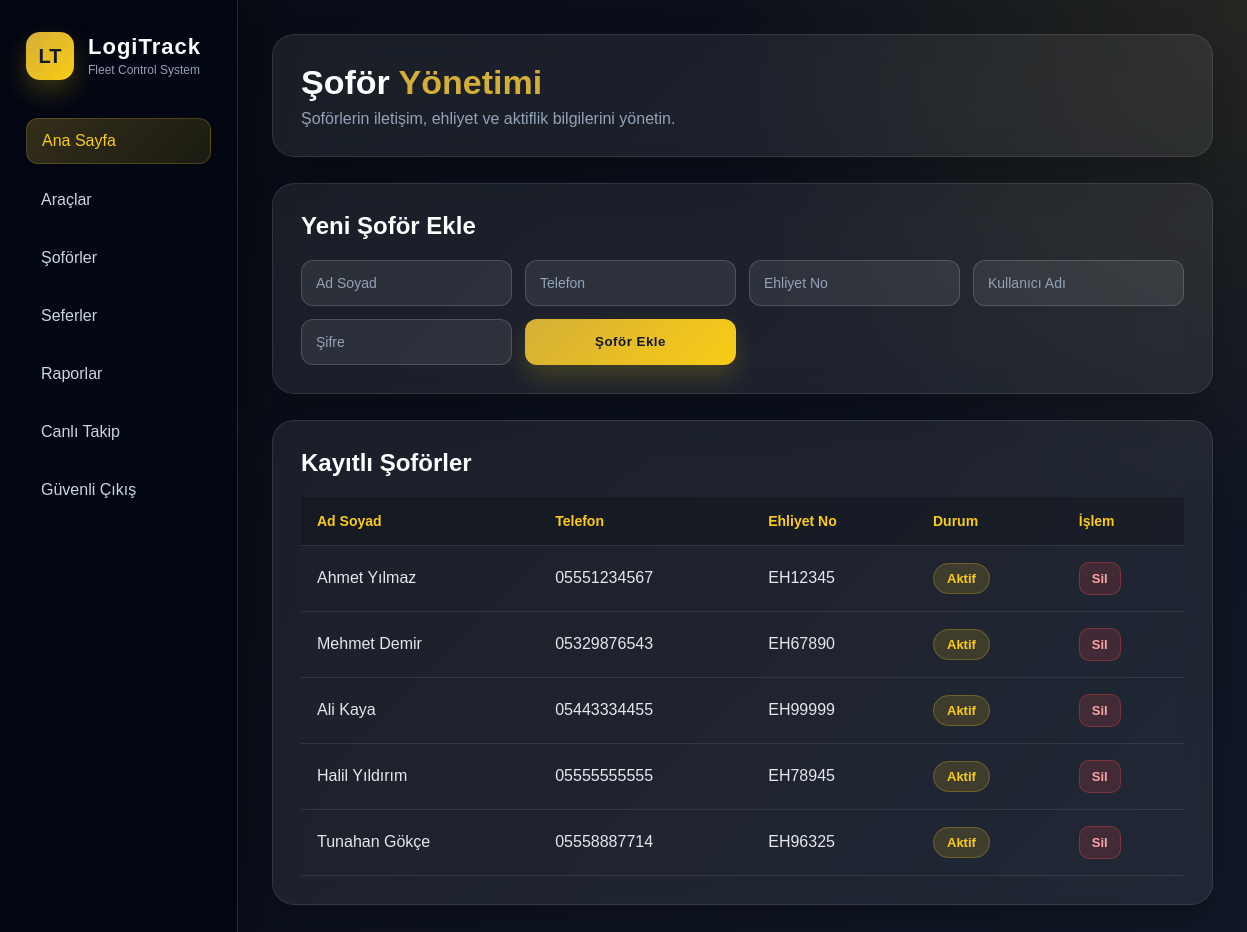
Screenshot of /soforler/ (signed in) with the database file from the repository.
### lojistik/models.py (models this page shows, shortened)
class Sofor(models.Model):
    user = models.OneToOneField(
        User,
        on_delete=models.CASCADE,
        null=True,
        blank=True
    )
    ad_soyad = models.CharField(max_length=100)
    telefon = models.CharField(max_length=20)
    ehliyet_no = models.CharField(max_length=30)

### lojistik/views.py (the view, shortened to what this page needs)
# urls.py: path('soforler/', views.soforler, name='soforler'),
@login_required
def soforler(request):
    if kullanici_sofor_mu(request):
        return redirect('/sofor-panel/')
    hata = ""
    return render(request, 'soforler.html', {
        'soforler': Sofor.objects.all(),
        'hata': hata
    })

### lojistik/views.py (called while the page is built)
def kullanici_sofor_mu(request):
    return Sofor.objects.filter(user=request.user).exists()

### lojistik/templates/soforler.html (shortened to what this page needs)
<!DOCTYPE html>
<html lang="tr">
<head>
</head>
<body>
<div class="container">
    <div class="sidebar">
        <div class="brand">
            <div class="brand-logo">LT</div>
            <div class="brand-text">
                <strong>LogiTrack</strong>
                <span>Fleet Control System</span>
            </div>
        </div>
        <a href="/dashboard/" class="active">Ana Sayfa</a>
        <a href="/araclar/">Araçlar</a>
        <a href="/soforler/">Şoförler</a>
        <a href="/seferler/">Seferler</a>
        <a href="/raporlar/">Raporlar</a>
        <a href="/canli-takip/">Canlı Takip</a>
        <a href="/cikis/">Güvenli Çıkış</a>
    </div>
    <div class="main">
        <div class="topbar">
            <h1>Şoför <span>Yönetimi</span></h1>
            <p>Şoförlerin iletişim, ehliyet ve aktiflik bilgilerini yönetin.</p>
        </div>
        <div class="form-card">
            <h2>Yeni Şoför Ekle</h2>
            <form method="POST">
    <input type="text" name="ad_soyad" placeholder="Ad Soyad">
    <input type="text"
       name="telefon"
       placeholder="Telefon"
       maxlength="11"
       pattern="[0-9]{10,11}"
       title="Telefon numarası sadece rakamlardan oluşmalı ve 10-11 haneli olmalıdır.">
    <input type="text" name="ehliyet_no" placeholder="Ehliyet No">
    <input type="text"
           name="username"
           placeholder="Kullanıcı Adı">
    <input type="password"
           name="password"
           placeholder="Şifre">
    <button type="submit">Şoför Ekle</button>
</form>
        </div>
        <div class="table-card">
            <h2>Kayıtlı Şoförler</h2>
            <table>
                <thead>
                    <tr>
                        <th>Ad Soyad</th>
                        <th>Telefon</th>
                        <th>Ehliyet No</th>
                        <th>Durum</th>
                        <th>İşlem</th>
                    </tr>
                </thead>
                <tbody>
                    {% for sofor in soforler %}
                    <tr>
                        <td>{{ sofor.ad_soyad }}</td>
                        <td>{{ sofor.telefon }}</td>
                        <td>{{ sofor.ehliyet_no }}</td>
                        <td><span class="status">Aktif</span></td>
                        <td>
    <a class="delete-link"
       href="/sofor-sil/{{ sofor.id }}/">
       Sil
    </a>
</td>
                    </tr>
                    {% empty %}
                    <tr>
                        <td colspan="5">Henüz şoför kaydı yok.</td>
                    </tr>
                    {% endfor %}
                </tbody>
            </table>
        </div>
    </div>
</div>
</body>
</html>

### lojistik/templates/soforler.html (style rules this page uses)
* { box-sizing: border-box; }
body { margin: 0; font-family: Arial, sans-serif; background: #070b14; color: #e5e7eb; }
.container { display: flex; min-height: 100vh; background: radial-gradient(circle at top right, rgba(212,175,55,0.12), transparent 34%), linear-gradient(135deg, #070b14, #111827); }
.sidebar { width: 270px; background: rgba(3, 7, 18, 0.96); color: white; padding: 32px 26px; border-right: 1px solid rgba(212,175,55,0.22); box-shadow: 12px 0 35px rgba(0,0,0,0.35); }
.brand { display: flex; align-items: center; gap: 14px; margin-bottom: 38px; }
.brand-logo { width: 48px; height: 48px; border-radius: 14px; background: linear-gradient(135deg, #d4af37, #facc15); display: flex; align-items: center; justify-content: center; color: #111827; font-weight: 900; font-size: 20px; box-shadow: 0 12px 26px rgba(250,204,21,0.22); }
.brand-text strong { display: block; font-size: 22px; letter-spacing: 1px; }
.brand-text span { font-size: 12px; color: #94a3b8; }
.sidebar a { display: block; color: #cbd5e1; text-decoration: none; margin: 14px 0; padding: 13px 15px; border-radius: 12px; font-size: 16px; transition: 0.2s; }
.sidebar .active { background: linear-gradient(135deg, rgba(212,175,55,0.24), rgba(250,204,21,0.10)); color: #facc15; border: 1px solid rgba(212,175,55,0.25); }
.main { flex: 1; padding: 34px; }
.topbar, .form-card, .table-card { background: rgba(255,255,255,0.07); padding: 28px; border-radius: 22px; margin-bottom: 26px; border: 1px solid rgba(255,255,255,0.10); box-shadow: 0 18px 40px rgba(0,0,0,0.22); backdrop-filter: blur(14px); }
.topbar h1 { margin: 0; color: white; font-size: 34px; }
.topbar h1 span { color: #d4af37; }
.topbar p { margin: 8px 0 0; color: #94a3b8; }
.form-card h2, .table-card h2 { margin-top: 0; color: white; font-size: 24px; }
form { display: grid; grid-template-columns: repeat(4, 1fr); gap: 13px; }
input { padding: 14px; border: 1px solid rgba(255,255,255,0.16); border-radius: 12px; background: rgba(255,255,255,0.08); color: white; font-size: 14px; outline: none; }
input::placeholder { color: #94a3b8; }
button { padding: 14px; background: linear-gradient(135deg, #d4af37, #facc15); color: #111827; border: none; border-radius: 12px; font-weight: 900; cursor: pointer; letter-spacing: 0.5px; box-shadow: 0 12px 25px rgba(250,204,21,0.18); }
table { width: 100%; border-collapse: collapse; margin-top: 18px; }
th, td { padding: 16px; text-align: left; border-bottom: 1px solid rgba(255,255,255,0.09); }
th { color: #facc15; background: rgba(0,0,0,0.22); font-size: 14px; }
td { color: #e5e7eb; }
.status { padding: 7px 13px; border-radius: 20px; font-size: 13px; font-weight: bold; border: 1px solid rgba(250,204,21,0.26); background: rgba(250,204,21,0.14); color: #facc15; }
.delete-link { display: inline-block; padding: 8px 12px; border-radius: 10px; background: rgba(239,68,68,0.16); color: #fca5a5; border: 1px solid rgba(239,68,68,0.35); text-decoration: none; font-weight: bold; font-size: 13px; }

### rows the page displays
Sofor: ad_soyad "Ahmet Yılmaz", telefon "05551234567", ehliyet_no "EH12345"
Sofor: ad_soyad "Mehmet Demir", telefon "05329876543", ehliyet_no "EH67890"
Sofor: ad_soyad "Ali Kaya", telefon "05443334455", ehliyet_no "EH99999"
Sofor: ad_soyad "Halil Yıldırım", telefon "05555555555", ehliyet_no "EH78945"
Sofor: ad_soyad "Tunahan Gökçe", telefon "05558887714", ehliyet_no "EH96325"
